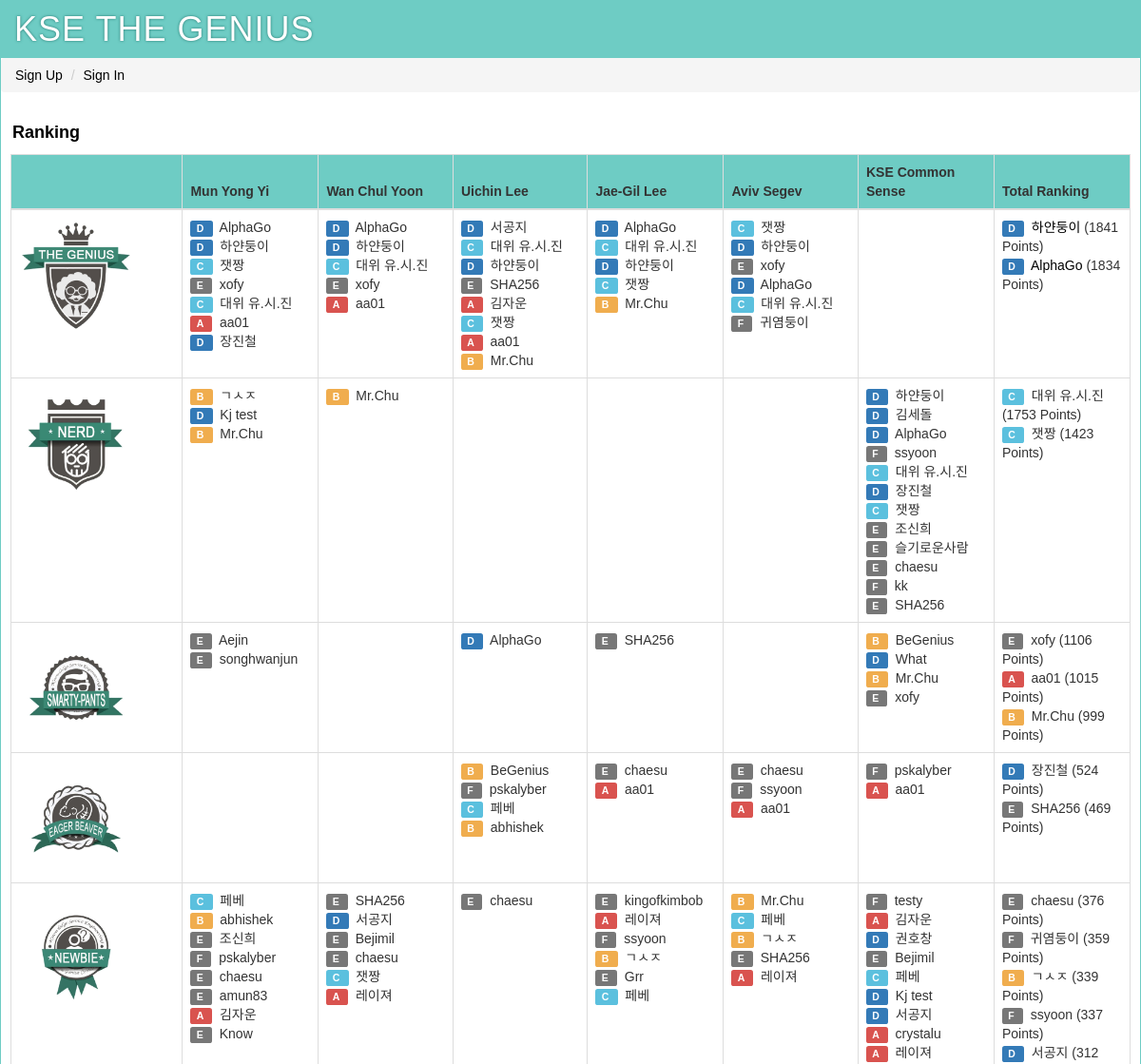
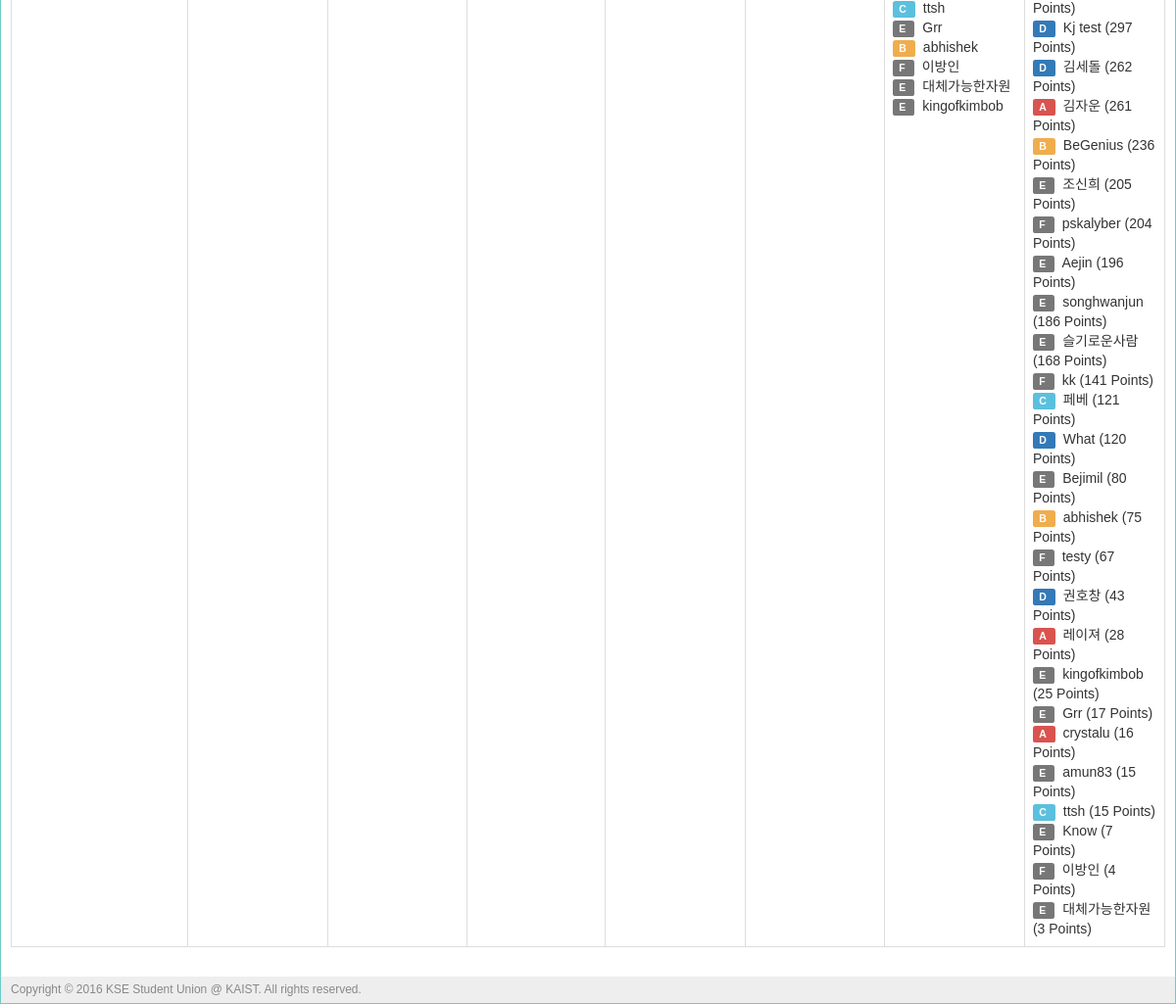
Page /ranking on the committed database (2 pictures, top to bottom).
### tables this page shows
CREATE TABLE "user" (
	`user_id`	integer PRIMARY KEY AUTOINCREMENT,
	`username`	string NOT NULL,
	`name`	string NOT NULL,
	`class`	INTEGER,
	`pw_hash`	string NOT NULL,
	`munyi_point`	integer DEFAULT 0,
	`munyi_last_quiz`	integer DEFAULT 0,
	`wcyoon_point`	integer DEFAULT 0,
	`wcyoon_last_quiz`	integer DEFAULT 0,
	`uclee_point`	integer DEFAULT 0,
	`uclee_last_quiz`	integer DEFAULT 0,
	`jaegil_point`	integer DEFAULT 0,
	`jaegil_last_quiz`	integer DEFAULT 0,
	`aviv_point`	integer DEFAULT 0,
	`aviv_last_quiz`	integer DEFAULT 0,
	`kse_point`	INTEGER DEFAULT 0,
	`kse_last_quiz`	INTEGER DEFAULT 0,
	`total_point`	integer DEFAULT 0
);

### main.py (the view)
@app.route('/')
@app.route('/ranking')
@app.route('/ranking/<class_id>')
def ranking(class_id=None):
    MUNYI_QUIZ_CNT[1] = query_db('''SELECT count(id) FROM quiz WHERE professor_id="munyi"''', one=True)['count(id)']
    WCYOON_QUIZ_CNT[1] = query_db('''SELECT count(id) FROM quiz WHERE professor_id="wcyoon"''', one=True)['count(id)']
    UCLEE_QUIZ_CNT[1] = query_db('''SELECT count(id) FROM quiz WHERE professor_id="uclee"''', one=True)['count(id)']
    JAEGIL_QUIZ_CNT[1] = query_db('''SELECT count(id) FROM quiz WHERE professor_id="jaegil"''', one=True)['count(id)']
    AVIV_QUIZ_CNT[1] = query_db('''SELECT count(id) FROM quiz WHERE professor_id="aviv"''', one=True)['count(id)']
    KSE_QUIZ_CNT[1] = query_db('''SELECT count(id) FROM quiz WHERE professor_id="kse"''', one=True)['count(id)']
    TOTAL_MAX_POINT[1] = query_db('''SELECT SUM(quiz_value) FROM quiz''', one=True)['SUM(quiz_value)']
    total_score = collections.OrderedDict()
    total_score['genius'] = getUserList(80, 100, class_id)
    total_score['nerd'] = getUserList(60, 80, class_id)
    total_score['smarty-pants'] = getUserList(40, 60, class_id)
    total_score['eager_beaver'] = getUserList(20, 40, class_id)
    total_score['newbie'] = getUserList(0, 20, class_id)
    return render_template('ranking.html', total_score = total_score)

### main.py (called while the page is built)
def connect_db():
    return sqlite3.connect(app.config['DATABASE'])

def query_db(query, args=(), one=False):
    cur = g.db.execute(query, args)
    rv = [dict((cur.description[idx][0], value)
               for idx, value in enumerate(row)) for row in cur.fetchall()]
    return (rv[0] if rv else None) if one else rv

@app.before_request
def before_request():
    g.db = connect_db()
    g.user = None
    if 'user_id' in session:
        g.user = query_db('select * from user where user_id = ?',
                          [session['user_id']], one=True)

@app.teardown_request
def teardown_request(exception):
    if hasattr(g, 'db'):
        g.db.close()

### templates/ranking.html (shortened to what this page needs)
{% extends "layout.html" %}
{% block title %}
    Ranking
{% endblock %}
{% block body %}
	<div class="page-title">
		<span>{{ self.title() }}</span>
	</div>
	<div class="table-responsive">
  	<table class="table table-bordered table-hover">
		<thead>
  			<tr style="background-color: #6ECCC4;">
  				<th></th>
  				<th>Mun Yong Yi</th>
  				<th>Wan Chul Yoon</th>
  				<th>Uichin Lee</th>
  				<th>Jae-Gil Lee</th>
  				<th>Aviv Segev</th>
  				<th>KSE Common Sense</th>
  				<th>Total Ranking</th>
  			</tr>
  		</thead>
  		<tbody>
			{% for badge, score in total_score.items() %}
			<tr>
				<td class="col-md-1">
					{% if badge=="newbie" %}
						<img src="{{ url_for('static', filename='img/badges/badge_1_newbie.png') }}" alt="Newbie" width="120px">
					{% elif badge=="eager_beaver" %}
						<img src="{{ url_for('static', filename='img/badges/badge_2_eager_beaver.png') }}" alt="Eager Beaver" width="120px">
					{% elif badge=="smarty-pants" %}
						<img src="{{ url_for('static', filename='img/badges/badge_3_smarty-pants.png') }}" alt="Smarty Pants" width="120px">
					{% elif badge=="nerd" %}
						<img src="{{ url_for('static', filename='img/badges/badge_4_nerd.png') }}" alt="Nerd" width="120px">
					{% elif badge=="genius" %}
						<img src="{{ url_for('static', filename='img/badges/badge_5_genius.png') }}" alt="Genius" width="120px">
					{% endif %}
				</td>
				{% for prof, rankers in score.items() %}
					<td class="post-table-title col-md-1">
						{% for ranker in rankers %}
							<span class="post-table-title">
								{% if g.user['username'] == ranker['username'] %}
									{% if ranker['class'] == 'A' %}
										<span class="label label-danger">
									{% elif ranker['class'] == 'B' %}
										<span class="label label-warning">
									{% elif ranker['class'] == 'C' %}
										<span class="label label-info">
									{% elif ranker['class'] == 'D' %}
										<span class="label label-primary">
									{% else %}
										<span class="label label-default">
									{% endif %}
										{{ ranker['class'] }}
									</span>&nbsp;
									<strong>
									<span class="label label-success">{{ ranker['username'] }}
									{% if prof == 'total_point' %}
										({{ ranker['total_point'] }} Points)
									{% endif %}
									</span>
									</strong>
								{% else %}
									{% if ranker['class'] == 'A' %}
										<span class="label label-danger">
									{% elif ranker['class'] == 'B' %}
										<span class="label label-warning">
									{% elif ranker['class'] == 'C' %}
										<span class="label label-info">
									{% elif ranker['class'] == 'D' %}
										<span class="label label-primary">
									{% else %}
										<span class="label label-default">
									{% endif %}
										{{ ranker['class'] }}
									</span>&nbsp;
									{% if prof == 'total_point' %}
										{% if badge=="genius" %}
											<a href="#" data-toggle="tooltip" title="{{ ranker['name'] }}">
											{{ ranker['username'] }}
											</a>
											({{ ranker['total_point'] }} Points)
										{% else %}
											{{ ranker['username'] }}
											({{ ranker['total_point'] }} Points)
										{% endif %}
									{% else %}
										{{ ranker['username'] }}
									{% endif %}
								{% endif %}
							</span>
						<br>
						{% endfor %}
					</td>
				{% endfor %}
			</tr>
			{% endfor %}
  		</tbody>
	</table>
	</div>
{% endblock %}

### templates/layout.html (shortened to what this page needs)
<!doctype html>
<html>
<head>
	<link rel="stylesheet" type="text/css" href="{{ url_for('static', filename='css/bootstrap.min.css') }}">
	<link rel="stylesheet" type="text/css" href="{{ url_for('static', filename='css/style.css') }}">
</head>
<div class="page">
	<h1>KSE THE GENIUS</h1>
	<ol class="breadcrumb">
		{% if g.user %}
		<li><a href="{{ url_for('course') }}">Quiz Home</a></li>
		<li class="dropdown"><a href="#" class="dropdown-toggle"
			data-toggle="dropdown" role="button" aria-haspopup="true"
			aria-expanded="false">Ranking <span class="caret"></span></a>
			<ul class="dropdown-menu">
				<li><a href="{{ url_for('ranking') }}">All</a></li>
				<li role="separator" class="divider"></li>
				<li><a href="{{ url_for('ranking', class_id='A') }}">Class A</a></li>
				<li><a href="{{ url_for('ranking', class_id='B') }}">Class B</a></li>
				<li><a href="{{ url_for('ranking', class_id='C') }}">Class C</a></li>
				<li><a href="{{ url_for('ranking', class_id='D') }}">Class D</a></li>
				<li><a href="{{ url_for('ranking', class_id='E') }}">Class E</a></li>
			</ul>
		</li>
		<li><a href="{{ url_for('logout') }}">Logout ({{ g.user.username }})</a></li>
		{% else %}
		<li><a href="{{ url_for('register') }}">Sign Up</a></li>
		<li><a href="{{ url_for('login') }}">Sign In</a></li>
		{% endif %}
	</ol>
	<div class="body">{% block body %}{% endblock %}</div>
	<div class="footer">Copyright © 2016 KSE Student Union @ KAIST. All rights reserved.</div>
</div>
</html>

### static/css/style.css (style rules this page uses)
a { color: black; }
a, a:focus, a:hover, a:active { outline: 0; text-decoration: none; }
div.page { background: white; border: 1px solid #6ECCC4; margin: auto; overflow-y: hidden; }
div.page h1 { background: #6ECCC4; margin: 0; padding: 10px 14px; color: white; letter-spacing: 1px; text-shadow: 0 0 3px #24776F; font-weight: normal; }
div.page div.body { padding: 10px; }
div.page div.footer { background: #eee; color: #888; padding: 5px 10px; font-size: 12px; }
div.page-title { font-size: 18px; color: black; font-weight: bold; margin: 0px 0px 10px 2px; }

### rows in the picture
user: class "D", username "AlphaGo", total_point "1834"
user: class "D", username "하얀둥이", total_point "1841"
user: class "C", username "잿짱", total_point "1423"
user: class "E", username "xofy", total_point "1106"
user: class "C", username "대위 유.시.진", total_point "1753"
user: class "A", username "aa01", total_point "1015"
user: class "D", username "장진철", total_point "524"
user: class "D", username "서공지", total_point "312"
user: class "E", username "SHA256", total_point "469"
user: class "A", username "김자운", total_point "261"
user: class "B", username "Mr.Chu", total_point "999"
user: class "F", username "귀염둥이", total_point "359"
user: class "B", username "ㄱㅅㅈ", total_point "339"
user: class "D", username "Kj test", total_point "297"
user: class "D", username "김세돌", total_point "262"
user: class "F", username "ssyoon", total_point "337"
user: class "E", username "조신희", total_point "205"
user: class "E", username "슬기로운사람", total_point "168"
user: class "E", username "chaesu", total_point "376"
user: class "F", username "kk", total_point "141"
user: class "E", username "Aejin", total_point "196"
user: class "E", username "songhwanjun", total_point "186"
user: class "B", username "BeGenius", total_point "236"
user: class "D", username "What", total_point "120"
user: class "F", username "pskalyber", total_point "204"
user: class "C", username "페베", total_point "121"
user: class "B", username "abhishek", total_point "75"
user: class "E", username "amun83", total_point "15"
user: class "E", username "Know", total_point "7"
user: class "E", username "Bejimil", total_point "80"
user: class "A", username "레이져", total_point "28"
user: class "E", username "kingofkimbob", total_point "25"
user: class "E", username "Grr", total_point "17"
user: class "F", username "testy", total_point "67"
user: class "D", username "권호창", total_point "43"
user: class "A", username "crystalu", total_point "16"
user: class "C", username "ttsh", total_point "15"
user: class "F", username "이방인", total_point "4"
user: class "E", username "대체가능한자원", total_point "3"
